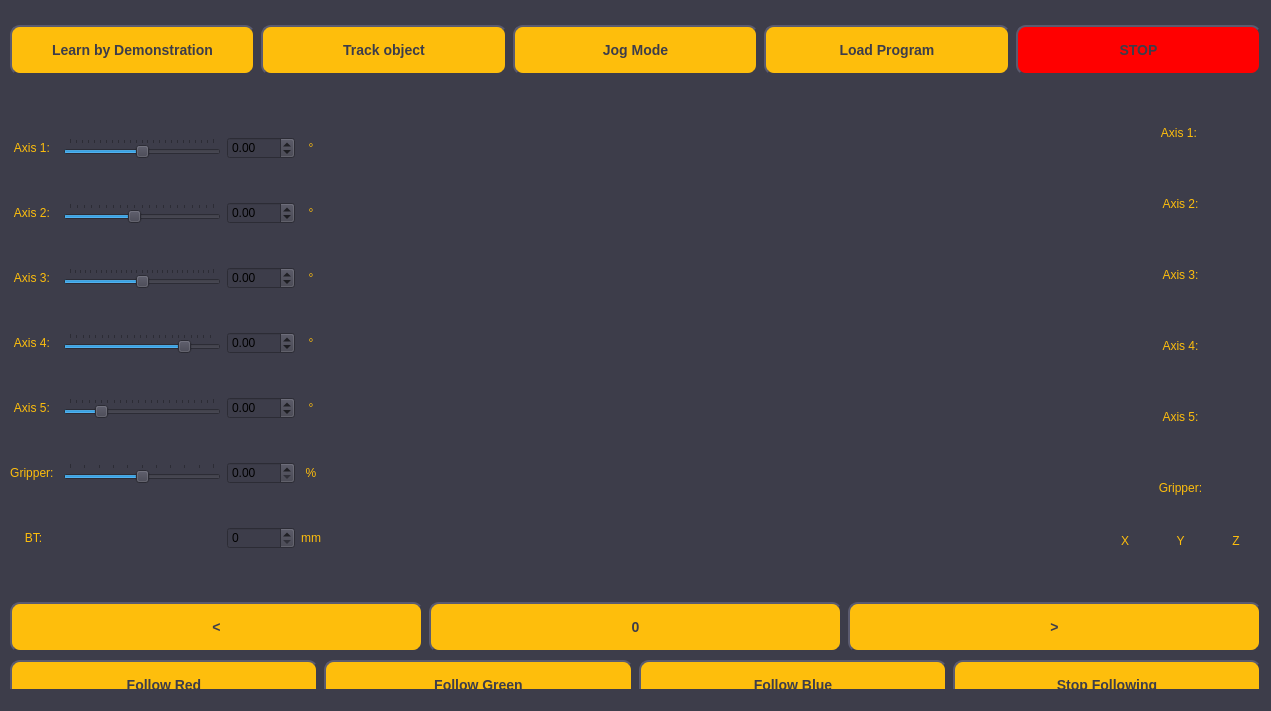
<?xml version="1.0" encoding="UTF-8"?>
<ui version="4.0">
 <class>MainWindow</class>
 <widget class="QMainWindow" name="MainWindow">
  <property name="geometry">
   <rect>
    <x>0</x>
    <y>0</y>
    <width>1271</width>
    <height>711</height>
   </rect>
  </property>
  <property name="windowTitle">
   <string>MainWindow</string>
  </property>
  <property name="styleSheet">
   <string notr="true">background-color: rgba(60.5625, 60.5625, 73.5675, 1)</string>
  </property>
  <widget class="QWidget" name="centralwidget">
   <widget class="QWidget" name="horizontalLayoutWidget">
    <property name="geometry">
     <rect>
      <x>10</x>
      <y>10</y>
      <width>1251</width>
      <height>81</height>
     </rect>
    </property>
    <layout class="QHBoxLayout" name="top_bar">
     <item>
      <widget class="QPushButton" name="learn_btn">
       <property name="minimumSize">
        <size>
         <width>206</width>
         <height>50</height>
        </size>
       </property>
       <property name="styleSheet">
        <string notr="true">QPushButton {
    background-color: rgb(254, 190, 12);
    border-style: outset;
    border-width: 2px;
    border-radius: 10px;
    font: bold 14px;
    min-width: 10em;
    padding: 6px;
    color: rgba(60.5625, 60.5625, 73.5675, 1);
}
QPushButton:pressed {
    background-color: rgb(242, 178, 0);
    border-style: inset;
}</string>
       </property>
       <property name="text">
        <string>Learn by Demonstration</string>
       </property>
      </widget>
     </item>
     <item>
      <widget class="QPushButton" name="track_btn">
       <property name="minimumSize">
        <size>
         <width>206</width>
         <height>50</height>
        </size>
       </property>
       <property name="styleSheet">
        <string notr="true">QPushButton {
    background-color: rgb(254, 190, 12);
    border-style: outset;
    border-width: 2px;
    border-radius: 10px;
    font: bold 14px;
    min-width: 10em;
    padding: 6px;
	color:  rgba(60.5625, 60.5625, 73.5675, 1);
}
QPushButton:pressed {
    background-color: rgb(242, 178, 0);
    border-style: inset;
}</string>
       </property>
       <property name="text">
        <string>Track object</string>
       </property>
      </widget>
     </item>
     <item>
      <widget class="QPushButton" name="jog_btn">
       <property name="minimumSize">
        <size>
         <width>206</width>
         <height>50</height>
        </size>
       </property>
       <property name="styleSheet">
        <string notr="true">QPushButton {
    background-color: rgb(254, 190, 12);
    border-style: outset;
    border-width: 2px;
    border-radius: 10px;
    font: bold 14px;
    min-width: 10em;
    padding: 6px;
	color:  rgba(60.5625, 60.5625, 73.5675, 1);
}
QPushButton:pressed {
    background-color: rgb(242, 178, 0);
    border-style: inset;
}</string>
       </property>
       <property name="text">
        <string>Jog Mode</string>
       </property>
      </widget>
     </item>
     <item>
      <widget class="QPushButton" name="load_btn">
       <property name="minimumSize">
        <size>
         <width>206</width>
         <height>50</height>
        </size>
       </property>
       <property name="styleSheet">
        <string notr="true">QPushButton {
    background-color: rgb(254, 190, 12);
    border-style: outset;
    border-width: 2px;
    border-radius: 10px;
    font: bold 14px;
    min-width: 10em;
    padding: 6px;
	color:  rgba(60.5625, 60.5625, 73.5675, 1);
}
QPushButton:pressed {
    background-color: rgb(242, 178, 0);
    border-style: inset;
}</string>
       </property>
       <property name="text">
        <string>Load Program</string>
       </property>
      </widget>
     </item>
     <item>
      <widget class="QPushButton" name="halt_btn">
       <property name="minimumSize">
        <size>
         <width>206</width>
         <height>50</height>
        </size>
       </property>
       <property name="styleSheet">
        <string notr="true">QPushButton {
    background-color: red;
    border-style: outset;
    border-width: 2px;
    border-radius: 10px;
    font: bold 14px;
    min-width: 10em;
    padding: 6px;
	color:  rgba(60.5625, 60.5625, 73.5675, 1);
}
QPushButton:pressed {
    background-color: rgb(224, 0, 0);
    border-style: inset;
}</string>
       </property>
       <property name="text">
        <string>STOP</string>
       </property>
      </widget>
     </item>
    </layout>
   </widget>
   <widget class="QWidget" name="gridLayoutWidget">
    <property name="geometry">
     <rect>
      <x>10</x>
      <y>100</y>
      <width>311</width>
      <height>491</height>
     </rect>
    </property>
    <layout class="QGridLayout" name="axes">
     <item row="4" column="3">
      <widget class="QLabel" name="label_14">
       <property name="styleSheet">
        <string notr="true">color: rgb(254, 190, 12);</string>
       </property>
       <property name="text">
        <string>°</string>
       </property>
       <property name="alignment">
        <set>Qt::AlignCenter</set>
       </property>
      </widget>
     </item>
     <item row="2" column="3">
      <widget class="QLabel" name="label_12">
       <property name="styleSheet">
        <string notr="true">color: rgb(254, 190, 12);</string>
       </property>
       <property name="text">
        <string>°</string>
       </property>
       <property name="alignment">
        <set>Qt::AlignCenter</set>
       </property>
      </widget>
     </item>
     <item row="0" column="1">
      <widget class="QSlider" name="base_r">
       <property name="minimum">
        <number>-120</number>
       </property>
       <property name="maximum">
        <number>120</number>
       </property>
       <property name="singleStep">
        <number>10</number>
       </property>
       <property name="orientation">
        <enum>Qt::Horizontal</enum>
       </property>
       <property name="tickPosition">
        <enum>QSlider::TicksAbove</enum>
       </property>
      </widget>
     </item>
     <item row="1" column="2">
      <widget class="QDoubleSpinBox" name="increment_2">
       <property name="minimum">
        <double>-90.000000000000000</double>
       </property>
       <property name="maximum">
        <double>110.000000000000000</double>
       </property>
       <property name="singleStep">
        <double>10.000000000000000</double>
       </property>
       <property name="value">
        <double>0.000000000000000</double>
       </property>
      </widget>
     </item>
     <item row="2" column="1">
      <widget class="QSlider" name="a3_r">
       <property name="styleSheet">
        <string notr="true"/>
       </property>
       <property name="minimum">
        <number>-140</number>
       </property>
       <property name="maximum">
        <number>140</number>
       </property>
       <property name="singleStep">
        <number>10</number>
       </property>
       <property name="orientation">
        <enum>Qt::Horizontal</enum>
       </property>
       <property name="tickPosition">
        <enum>QSlider::TicksAbove</enum>
       </property>
      </widget>
     </item>
     <item row="1" column="3">
      <widget class="QLabel" name="label_10">
       <property name="styleSheet">
        <string notr="true">color: rgb(254, 190, 12);</string>
       </property>
       <property name="text">
        <string>°</string>
       </property>
       <property name="alignment">
        <set>Qt::AlignCenter</set>
       </property>
      </widget>
     </item>
     <item row="5" column="0">
      <widget class="QLabel" name="label_6">
       <property name="styleSheet">
        <string notr="true">color: rgb(254, 190, 12);</string>
       </property>
       <property name="text">
        <string>Gripper: </string>
       </property>
       <property name="alignment">
        <set>Qt::AlignCenter</set>
       </property>
      </widget>
     </item>
     <item row="0" column="0">
      <widget class="QLabel" name="label">
       <property name="styleSheet">
        <string notr="true">color: rgb(254, 190, 12);</string>
       </property>
       <property name="text">
        <string>Axis 1: </string>
       </property>
       <property name="alignment">
        <set>Qt::AlignCenter</set>
       </property>
      </widget>
     </item>
     <item row="5" column="3">
      <widget class="QLabel" name="label_15">
       <property name="styleSheet">
        <string notr="true">color: rgb(254, 190, 12);</string>
       </property>
       <property name="text">
        <string>%</string>
       </property>
       <property name="alignment">
        <set>Qt::AlignCenter</set>
       </property>
      </widget>
     </item>
     <item row="4" column="1">
      <widget class="QSlider" name="a5_r">
       <property name="styleSheet">
        <string notr="true"/>
       </property>
       <property name="minimum">
        <number>-50</number>
       </property>
       <property name="maximum">
        <number>180</number>
       </property>
       <property name="singleStep">
        <number>10</number>
       </property>
       <property name="orientation">
        <enum>Qt::Horizontal</enum>
       </property>
       <property name="tickPosition">
        <enum>QSlider::TicksAbove</enum>
       </property>
      </widget>
     </item>
     <item row="3" column="3">
      <widget class="QLabel" name="label_13">
       <property name="styleSheet">
        <string notr="true">color: rgb(254, 190, 12);</string>
       </property>
       <property name="text">
        <string>°</string>
       </property>
       <property name="alignment">
        <set>Qt::AlignCenter</set>
       </property>
      </widget>
     </item>
     <item row="2" column="0">
      <widget class="QLabel" name="label_3">
       <property name="styleSheet">
        <string notr="true">color: rgb(254, 190, 12);</string>
       </property>
       <property name="text">
        <string>Axis 3: </string>
       </property>
       <property name="alignment">
        <set>Qt::AlignCenter</set>
       </property>
      </widget>
     </item>
     <item row="5" column="1">
      <widget class="QSlider" name="grip_r">
       <property name="styleSheet">
        <string notr="true">QSlider::sub-page
{
/*  margin: 7px 1px 7px 0px;*/
    height: 2px;
    background: #05bcfe;
}</string>
       </property>
       <property name="minimum">
        <number>0</number>
       </property>
       <property name="maximum">
        <number>100</number>
       </property>
       <property name="singleStep">
        <number>10</number>
       </property>
       <property name="value">
        <number>50</number>
       </property>
       <property name="orientation">
        <enum>Qt::Horizontal</enum>
       </property>
       <property name="tickPosition">
        <enum>QSlider::TicksAbove</enum>
       </property>
      </widget>
     </item>
     <item row="3" column="0">
      <widget class="QLabel" name="label_4">
       <property name="styleSheet">
        <string notr="true">color: rgb(254, 190, 12);</string>
       </property>
       <property name="text">
        <string>Axis 4: </string>
       </property>
       <property name="alignment">
        <set>Qt::AlignCenter</set>
       </property>
      </widget>
     </item>
     <item row="2" column="2">
      <widget class="QDoubleSpinBox" name="increment_3">
       <property name="minimum">
        <double>-140.000000000000000</double>
       </property>
       <property name="maximum">
        <double>140.000000000000000</double>
       </property>
      </widget>
     </item>
     <item row="5" column="2">
      <widget class="QDoubleSpinBox" name="increment_6">
       <property name="minimum">
        <double>0.000000000000000</double>
       </property>
       <property name="maximum">
        <double>100.000000000000000</double>
       </property>
      </widget>
     </item>
     <item row="4" column="0">
      <widget class="QLabel" name="label_5">
       <property name="styleSheet">
        <string notr="true">color: rgb(254, 190, 12);</string>
       </property>
       <property name="text">
        <string>Axis 5: </string>
       </property>
       <property name="alignment">
        <set>Qt::AlignCenter</set>
       </property>
      </widget>
     </item>
     <item row="4" column="2">
      <widget class="QDoubleSpinBox" name="increment_5">
       <property name="minimum">
        <double>-50.000000000000000</double>
       </property>
       <property name="maximum">
        <double>180.000000000000000</double>
       </property>
      </widget>
     </item>
     <item row="3" column="2">
      <widget class="QDoubleSpinBox" name="increment_4">
       <property name="minimum">
        <double>-180.000000000000000</double>
       </property>
       <property name="maximum">
        <double>45.000000000000000</double>
       </property>
      </widget>
     </item>
     <item row="0" column="3">
      <widget class="QLabel" name="label_8">
       <property name="styleSheet">
        <string notr="true">color: rgb(254, 190, 12);</string>
       </property>
       <property name="text">
        <string>°</string>
       </property>
       <property name="alignment">
        <set>Qt::AlignCenter</set>
       </property>
      </widget>
     </item>
     <item row="0" column="2">
      <widget class="QDoubleSpinBox" name="increment_1">
       <property name="minimum">
        <double>-120.000000000000000</double>
       </property>
       <property name="maximum">
        <double>120.000000000000000</double>
       </property>
      </widget>
     </item>
     <item row="1" column="0">
      <widget class="QLabel" name="label_2">
       <property name="styleSheet">
        <string notr="true">color: rgb(254, 190, 12);</string>
       </property>
       <property name="text">
        <string>Axis 2: </string>
       </property>
       <property name="alignment">
        <set>Qt::AlignCenter</set>
       </property>
      </widget>
     </item>
     <item row="1" column="1">
      <widget class="QSlider" name="a2_r">
       <property name="styleSheet">
        <string notr="true"/>
       </property>
       <property name="minimum">
        <number>-90</number>
       </property>
       <property name="maximum">
        <number>110</number>
       </property>
       <property name="singleStep">
        <number>10</number>
       </property>
       <property name="orientation">
        <enum>Qt::Horizontal</enum>
       </property>
       <property name="tickPosition">
        <enum>QSlider::TicksAbove</enum>
       </property>
      </widget>
     </item>
     <item row="3" column="1">
      <widget class="QSlider" name="a4_r">
       <property name="styleSheet">
        <string notr="true"/>
       </property>
       <property name="minimum">
        <number>-180</number>
       </property>
       <property name="maximum">
        <number>45</number>
       </property>
       <property name="singleStep">
        <number>10</number>
       </property>
       <property name="value">
        <number>0</number>
       </property>
       <property name="orientation">
        <enum>Qt::Horizontal</enum>
       </property>
       <property name="tickPosition">
        <enum>QSlider::TicksAbove</enum>
       </property>
      </widget>
     </item>
     <item row="6" column="0">
      <widget class="QLabel" name="label_16">
       <property name="styleSheet">
        <string notr="true">color: rgb(254, 190, 12);</string>
       </property>
       <property name="text">
        <string>BT:</string>
       </property>
       <property name="alignment">
        <set>Qt::AlignCenter</set>
       </property>
      </widget>
     </item>
     <item row="6" column="2">
      <widget class="QSpinBox" name="increment_t">
       <property name="maximum">
        <number>800</number>
       </property>
      </widget>
     </item>
     <item row="6" column="3">
      <widget class="QLabel" name="label_17">
       <property name="styleSheet">
        <string notr="true">color: rgb(254, 190, 12);</string>
       </property>
       <property name="text">
        <string>mm</string>
       </property>
       <property name="alignment">
        <set>Qt::AlignCenter</set>
       </property>
      </widget>
     </item>
    </layout>
   </widget>
   <widget class="QWidget" name="verticalLayoutWidget">
    <property name="geometry">
     <rect>
      <x>1100</x>
      <y>100</y>
      <width>161</width>
      <height>491</height>
     </rect>
    </property>
    <property name="styleSheet">
     <string notr="true">color: rgb(254, 190, 12);</string>
    </property>
    <layout class="QVBoxLayout" name="axes_readout">
     <item>
      <widget class="QLabel" name="a1_d">
       <property name="styleSheet">
        <string notr="true">color: rgb(254, 190, 12);</string>
       </property>
       <property name="text">
        <string>Axis 1: </string>
       </property>
       <property name="alignment">
        <set>Qt::AlignCenter</set>
       </property>
      </widget>
     </item>
     <item>
      <widget class="QLabel" name="a2_d">
       <property name="styleSheet">
        <string notr="true">color: rgb(254, 190, 12);</string>
       </property>
       <property name="text">
        <string>Axis 2:</string>
       </property>
       <property name="alignment">
        <set>Qt::AlignCenter</set>
       </property>
      </widget>
     </item>
     <item>
      <widget class="QLabel" name="a3_d">
       <property name="styleSheet">
        <string notr="true">color: rgb(254, 190, 12);</string>
       </property>
       <property name="text">
        <string>Axis 3:</string>
       </property>
       <property name="alignment">
        <set>Qt::AlignCenter</set>
       </property>
      </widget>
     </item>
     <item>
      <widget class="QLabel" name="a4_d">
       <property name="styleSheet">
        <string notr="true">color: rgb(254, 190, 12);</string>
       </property>
       <property name="text">
        <string>Axis 4:</string>
       </property>
       <property name="alignment">
        <set>Qt::AlignCenter</set>
       </property>
      </widget>
     </item>
     <item>
      <widget class="QLabel" name="a5_d">
       <property name="styleSheet">
        <string notr="true">color: rgb(254, 190, 12);</string>
       </property>
       <property name="text">
        <string>Axis 5:</string>
       </property>
       <property name="alignment">
        <set>Qt::AlignCenter</set>
       </property>
      </widget>
     </item>
     <item>
      <widget class="QLabel" name="a6_d">
       <property name="styleSheet">
        <string notr="true">color: rgb(254, 190, 12);</string>
       </property>
       <property name="text">
        <string>Gripper:</string>
       </property>
       <property name="alignment">
        <set>Qt::AlignCenter</set>
       </property>
      </widget>
     </item>
     <item>
      <layout class="QHBoxLayout" name="horizontalLayout">
       <item>
        <layout class="QVBoxLayout" name="verticalLayout">
         <item>
          <widget class="QLabel" name="label_7">
           <property name="text">
            <string>X</string>
           </property>
           <property name="alignment">
            <set>Qt::AlignCenter</set>
           </property>
          </widget>
         </item>
         <item>
          <widget class="QLabel" name="DK_X">
           <property name="text">
            <string/>
           </property>
          </widget>
         </item>
        </layout>
       </item>
       <item>
        <layout class="QVBoxLayout" name="verticalLayout_3">
         <item>
          <widget class="QLabel" name="label_9">
           <property name="text">
            <string>Y</string>
           </property>
           <property name="alignment">
            <set>Qt::AlignCenter</set>
           </property>
          </widget>
         </item>
         <item>
          <widget class="QLabel" name="DK_Y">
           <property name="text">
            <string/>
           </property>
          </widget>
         </item>
        </layout>
       </item>
       <item>
        <layout class="QVBoxLayout" name="verticalLayout_5">
         <item>
          <widget class="QLabel" name="label_11">
           <property name="text">
            <string>Z</string>
           </property>
           <property name="alignment">
            <set>Qt::AlignCenter</set>
           </property>
          </widget>
         </item>
         <item>
          <widget class="QLabel" name="DK_Z">
           <property name="text">
            <string/>
           </property>
          </widget>
         </item>
        </layout>
       </item>
      </layout>
     </item>
    </layout>
   </widget>
   <widget class="QWidget" name="verticalLayoutWidget_2">
    <property name="geometry">
     <rect>
      <x>10</x>
      <y>600</y>
      <width>1251</width>
      <height>112</height>
     </rect>
    </property>
    <layout class="QVBoxLayout" name="verticalLayout_2">
     <item>
      <layout class="QHBoxLayout" name="bottom_bar">
       <item>
        <widget class="QPushButton" name="prev">
         <property name="minimumSize">
          <size>
           <width>206</width>
           <height>50</height>
          </size>
         </property>
         <property name="styleSheet">
          <string notr="true">QPushButton {
    background-color: rgb(254, 190, 12);
    border-style: outset;
    border-width: 2px;
    border-radius: 10px;
    font: bold 14px;
    min-width: 10em;
    padding: 6px;
    color: rgba(60.5625, 60.5625, 73.5675, 1);
}
QPushButton:pressed {
    background-color: rgb(242, 178, 0);
    border-style: inset;
}</string>
         </property>
         <property name="text">
          <string>&lt;</string>
         </property>
        </widget>
       </item>
       <item>
        <widget class="QPushButton" name="execute">
         <property name="minimumSize">
          <size>
           <width>206</width>
           <height>50</height>
          </size>
         </property>
         <property name="styleSheet">
          <string notr="true">QPushButton {
    background-color: rgb(254, 190, 12);
    border-style: outset;
    border-width: 2px;
    border-radius: 10px;
    font: bold 14px;
    min-width: 10em;
    padding: 6px;
	color:  rgba(60.5625, 60.5625, 73.5675, 1);
}
QPushButton:pressed {
    background-color: rgb(242, 178, 0);
    border-style: inset;
}</string>
         </property>
         <property name="text">
          <string>0</string>
         </property>
        </widget>
       </item>
       <item>
        <widget class="QPushButton" name="next">
         <property name="minimumSize">
          <size>
           <width>206</width>
           <height>50</height>
          </size>
         </property>
         <property name="styleSheet">
          <string notr="true">QPushButton {
    background-color: rgb(254, 190, 12);
    border-style: outset;
    border-width: 2px;
    border-radius: 10px;
    font: bold 14px;
    min-width: 10em;
    padding: 6px;
	color:  rgba(60.5625, 60.5625, 73.5675, 1);
}
QPushButton:pressed {
    background-color: rgb(242, 178, 0);
    border-style: inset;
}</string>
         </property>
         <property name="text">
          <string>&gt;</string>
         </property>
        </widget>
       </item>
      </layout>
     </item>
     <item>
      <layout class="QHBoxLayout" name="bottom_bar_2">
       <item>
        <widget class="QPushButton" name="follow_red">
         <property name="minimumSize">
          <size>
           <width>206</width>
           <height>50</height>
          </size>
         </property>
         <property name="styleSheet">
          <string notr="true">QPushButton {
    background-color: rgb(254, 190, 12);
    border-style: outset;
    border-width: 2px;
    border-radius: 10px;
    font: bold 14px;
    min-width: 10em;
    padding: 6px;
    color: rgba(60.5625, 60.5625, 73.5675, 1);
}
QPushButton:pressed {
    background-color: rgb(242, 178, 0);
    border-style: inset;
}</string>
         </property>
         <property name="text">
          <string>Follow Red</string>
         </property>
        </widget>
       </item>
       <item>
        <widget class="QPushButton" name="follow_green">
         <property name="minimumSize">
          <size>
           <width>206</width>
           <height>50</height>
          </size>
         </property>
         <property name="styleSheet">
          <string notr="true">QPushButton {
    background-color: rgb(254, 190, 12);
    border-style: outset;
    border-width: 2px;
    border-radius: 10px;
    font: bold 14px;
    min-width: 10em;
    padding: 6px;
	color:  rgba(60.5625, 60.5625, 73.5675, 1);
}
QPushButton:pressed {
    background-color: rgb(242, 178, 0);
    border-style: inset;
}</string>
         </property>
         <property name="text">
          <string>Follow Green</string>
         </property>
        </widget>
       </item>
       <item>
        <widget class="QPushButton" name="follow_blue">
         <property name="minimumSize">
          <size>
           <width>206</width>
           <height>50</height>
          </size>
         </property>
         <property name="styleSheet">
          <string notr="true">QPushButton {
    background-color: rgb(254, 190, 12);
    border-style: outset;
    border-width: 2px;
    border-radius: 10px;
    font: bold 14px;
    min-width: 10em;
    padding: 6px;
	color:  rgba(60.5625, 60.5625, 73.5675, 1);
}
QPushButton:pressed {
    background-color: rgb(242, 178, 0);
    border-style: inset;
}</string>
         </property>
         <property name="text">
          <string>Follow Blue</string>
         </property>
        </widget>
       </item>
       <item>
        <widget class="QPushButton" name="follow_stop">
         <property name="minimumSize">
          <size>
           <width>206</width>
           <height>50</height>
          </size>
         </property>
         <property name="styleSheet">
          <string notr="true">QPushButton {
    background-color: rgb(254, 190, 12);
    border-style: outset;
    border-width: 2px;
    border-radius: 10px;
    font: bold 14px;
    min-width: 10em;
    padding: 6px;
	color:  rgba(60.5625, 60.5625, 73.5675, 1);
}
QPushButton:pressed {
    background-color: rgb(242, 178, 0);
    border-style: inset;
}</string>
         </property>
         <property name="text">
          <string>Stop Following</string>
         </property>
        </widget>
       </item>
      </layout>
     </item>
    </layout>
   </widget>
   <widget class="QLabel" name="viewfinder">
    <property name="geometry">
     <rect>
      <x>330</x>
      <y>100</y>
      <width>751</width>
      <height>481</height>
     </rect>
    </property>
    <property name="text">
     <string/>
    </property>
   </widget>
  </widget>
  <widget class="QStatusBar" name="statusbar"/>
 </widget>
 <resources/>
 <connections>
  <connection>
   <sender>learn_btn</sender>
   <signal>clicked()</signal>
   <receiver>MainWindow</receiver>
   <slot>show()</slot>
   <hints>
    <hint type="sourcelabel">
     <x>164</x>
     <y>49</y>
    </hint>
    <hint type="destinationlabel">
     <x>639</x>
     <y>359</y>
    </hint>
   </hints>
  </connection>
 </connections>
</ui>
